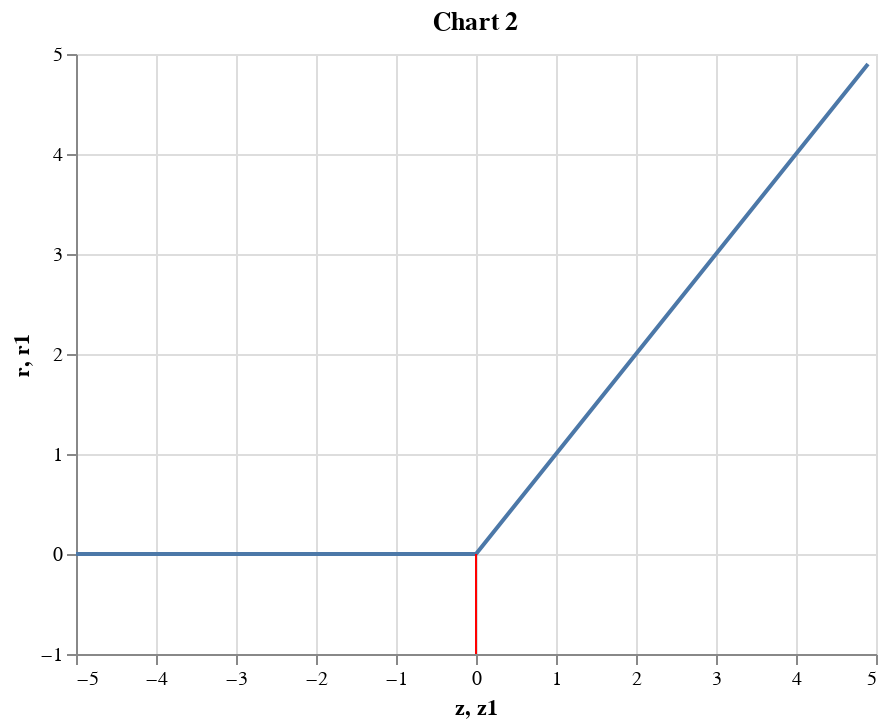

Write notebook code for a chart like this one.
### Markdown cell above
The shape of the ReLU is a stright line in the negative side of the number line, and linear function in the positive side:

### Code cell
import numpy as np
import altair as alt
import pandas as pd
z = np.arange(-5.0,5.0, 0.1)
r = np.maximum(z, 0)
df = pd.DataFrame({"r":r, "z":z})
df["z1"] = 0
df["r1"] = -1
tanh = alt.Chart(df).mark_line().encode(x="z", y="r")
threshold = alt.Chart(df).mark_rule(color="red").encode(x="z1", y="r1")
(tanh + threshold).properties(title='Chart 2')

### Figure 1 — Vega-Lite specification as saved in the notebook (floating-point values rounded to 4 significant figures)
{"config": {"view": {"continuousWidth": 400, "continuousHeight": 300}}, "layer": [{"mark": "line", "encoding": {"x": {"type": "quantitative", "field": "z"}, "y": {"type": "quantitative", "field": "r"}}}, {"mark": {"type": "rule", "color": "red"}, "encoding": {"x": {"type": "quantitative", "field": "z1"}, "y": {"type": "quantitative", "field": "r1"}}}], "data": {"name": "data-61d1aa4674fe2b4cb14b2351f7bb5df7"}, "title": "Chart 2", "$schema": "https://vega.github.io/schema/vega-lite/v4.0.2.json", "datasets": {"data-61d1aa4674fe2b4cb14b2351f7bb5df7": [{"r": 0.0, "z": -5.0, "z1": 0, "r1": -1}, {"r": 0.0, "z": -4.9, "z1": 0, "r1": -1}, {"r": 0.0, "z": -4.8, "z1": 0, "r1": -1}, {"r": 0.0, "z": -4.7, "z1": 0, "r1": -1}, {"r": 0.0, "z": -4.6, "z1": 0, "r1": -1}, {"r": 0.0, "z": -4.5, "z1": 0, "r1": -1}, {"r": 0.0, "z": -4.4, "z1": 0, "r1": -1}, {"r": 0.0, "z": -4.3, "z1": 0, "r1": -1}, {"r": 0.0, "z": -4.2, "z1": 0, "r1": -1}, {"r": 0.0, "z": -4.1, "z1": 0, "r1": -1}, {"r": 0.0, "z": -4.0, "z1": 0, "r1": -1}, {"r": 0.0, "z": -3.9, "z1": 0, "r1": -1}, {"r": 0.0, "z": -3.8, "z1": 0, "r1": -1}, {"r": 0.0, "z": -3.7, "z1": 0, "r1": -1}, {"r": 0.0, "z": -3.6, "z1": 0, "r1": -1}, {"r": 0.0, "z": -3.5, "z1": 0, "r1": -1}, {"r": 0.0, "z": -3.4, "z1": 0, "r1": -1}, {"r": 0.0, "z": -3.3, "z1": 0, "r1": -1}, {"r": 0.0, "z": -3.2, "z1": 0, "r1": -1}, {"r": 0.0, "z": -3.1, "z1": 0, "r1": -1}, {"r": 0.0, "z": -3.0, "z1": 0, "r1": -1}, {"r": 0.0, "z": -2.9, "z1": 0, "r1": -1}, {"r": 0.0, "z": -2.8, "z1": 0, "r1": -1}, {"r": 0.0, "z": -2.7, "z1": 0, "r1": -1}, {"r": 0.0, "z": -2.6, "z1": 0, "r1": -1}, {"r": 0.0, "z": -2.5, "z1": 0, "r1": -1}, {"r": 0.0, "z": -2.4, "z1": 0, "r1": -1}, {"r": 0.0, "z": -2.3, "z1": 0, "r1": -1}, {"r": 0.0, "z": -2.2, "z1": 0, "r1": -1}, {"r": 0.0, "z": -2.1, "z1": 0, "r1": -1}, {"r": 0.0, "z": -2.0, "z1": 0, "r1": -1}, {"r": 0.0, "z": -1.9, "z1": 0, "r1": -1}, {"r": 0.0, "z": -1.8, "z1": 0, "r1": -1}, {"r": 0.0, "z": -1.7, "z1": 0, "r1": -1}, {"r": 0.0, "z": -1.6, "z1": 0, "r1": -1}, {"r": 0.0, "z": -1.5, "z1": 0, "r1": -1}, {"r": 0.0, "z": -1.4, "z1": 0, "r1": -1}, {"r": 0.0, "z": -1.3, "z1": 0, "r1": -1}, {"r": 0.0, "z": -1.2, "z1": 0, "r1": -1}, {"r": 0.0, "z": -1.1, "z1": 0, "r1": -1}, {"r": 0.0, "z": -1.0, "z1": 0, "r1": -1}, {"r": 0.0, "z": -0.9, "z1": 0, "r1": -1}, {"r": 0.0, "z": -0.8, "z1": 0, "r1": -1}, {"r": 0.0, "z": -0.7, "z1": 0, "r1": -1}, {"r": 0.0, "z": -0.6, "z1": 0, "r1": -1}, {"r": 0.0, "z": -0.5, "z1": 0, "r1": -1}, {"r": 0.0, "z": -0.4, "z1": 0, "r1": -1}, {"r": 0.0, "z": -0.3, "z1": 0, "r1": -1}, {"r": 0.0, "z": -0.2, "z1": 0, "r1": -1}, {"r": 0.0, "z": -0.1, "z1": 0, "r1": -1}, {"r": 0.0, "z": -1.776e-14, "z1": 0, "r1": -1}, {"r": 0.1, "z": 0.1, "z1": 0, "r1": -1}, {"r": 0.2, "z": 0.2, "z1": 0, "r1": -1}, {"r": 0.3, "z": 0.3, "z1": 0, "r1": -1}, {"r": 0.4, "z": 0.4, "z1": 0, "r1": -1}, {"r": 0.5, "z": 0.5, "z1": 0, "r1": -1}, {"r": 0.6, "z": 0.6, "z1": 0, "r1": -1}, {"r": 0.7, "z": 0.7, "z1": 0, "r1": -1}, {"r": 0.8, "z": 0.8, "z1": 0, "r1": -1}, {"r": 0.9, "z": 0.9, "z1": 0, "r1": -1}, {"r": 1.0, "z": 1.0, "z1": 0, "r1": -1}, {"r": 1.1, "z": 1.1, "z1": 0, "r1": -1}, {"r": 1.2, "z": 1.2, "z1": 0, "r1": -1}, {"r": 1.3, "z": 1.3, "z1": 0, "r1": -1}, {"r": 1.4, "z": 1.4, "z1": 0, "r1": -1}, {"r": 1.5, "z": 1.5, "z1": 0, "r1": -1}, {"r": 1.6, "z": 1.6, "z1": 0, "r1": -1}, {"r": 1.7, "z": 1.7, "z1": 0, "r1": -1}, {"r": 1.8, "z": 1.8, "z1": 0, "r1": -1}, {"r": 1.9, "z": 1.9, "z1": 0, "r1": -1}, {"r": 2.0, "z": 2.0, "z1": 0, "r1": -1}, {"r": 2.1, "z": 2.1, "z1": 0, "r1": -1}, {"r": 2.2, "z": 2.2, "z1": 0, "r1": -1}, {"r": 2.3, "z": 2.3, "z1": 0, "r1": -1}, {"r": 2.4, "z": 2.4, "z1": 0, "r1": -1}, {"r": 2.5, "z": 2.5, "z1": 0, "r1": -1}, {"r": 2.6, "z": 2.6, "z1": 0, "r1": -1}, {"r": 2.7, "z": 2.7, "z1": 0, "r1": -1}, {"r": 2.8, "z": 2.8, "z1": 0, "r1": -1}, {"r": 2.9, "z": 2.9, "z1": 0, "r1": -1}, {"r": 3.0, "z": 3.0, "z1": 0, "r1": -1}, {"r": 3.1, "z": 3.1, "z1": 0, "r1": -1}, {"r": 3.2, "z": 3.2, "z1": 0, "r1": -1}, {"r": 3.3, "z": 3.3, "z1": 0, "r1": -1}, {"r": 3.4, "z": 3.4, "z1": 0, "r1": -1}, {"r": 3.5, "z": 3.5, "z1": 0, "r1": -1}, {"r": 3.6, "z": 3.6, "z1": 0, "r1": -1}, {"r": 3.7, "z": 3.7, "z1": 0, "r1": -1}, {"r": 3.8, "z": 3.8, "z1": 0, "r1": -1}, {"r": 3.9, "z": 3.9, "z1": 0, "r1": -1}, {"r": 4.0, "z": 4.0, "z1": 0, "r1": -1}, {"r": 4.1, "z": 4.1, "z1": 0, "r1": -1}, {"r": 4.2, "z": 4.2, "z1": 0, "r1": -1}, {"r": 4.3, "z": 4.3, "z1": 0, "r1": -1}, {"r": 4.4, "z": 4.4, "z1": 0, "r1": -1}, {"r": 4.5, "z": 4.5, "z1": 0, "r1": -1}, {"r": 4.6, "z": 4.6, "z1": 0, "r1": -1}, {"r": 4.7, "z": 4.7, "z1": 0, "r1": -1}, {"r": 4.8, "z": 4.8, "z1": 0, "r1": -1}, {"r": 4.9, "z": 4.9, "z1": 0, "r1": -1}]}}
